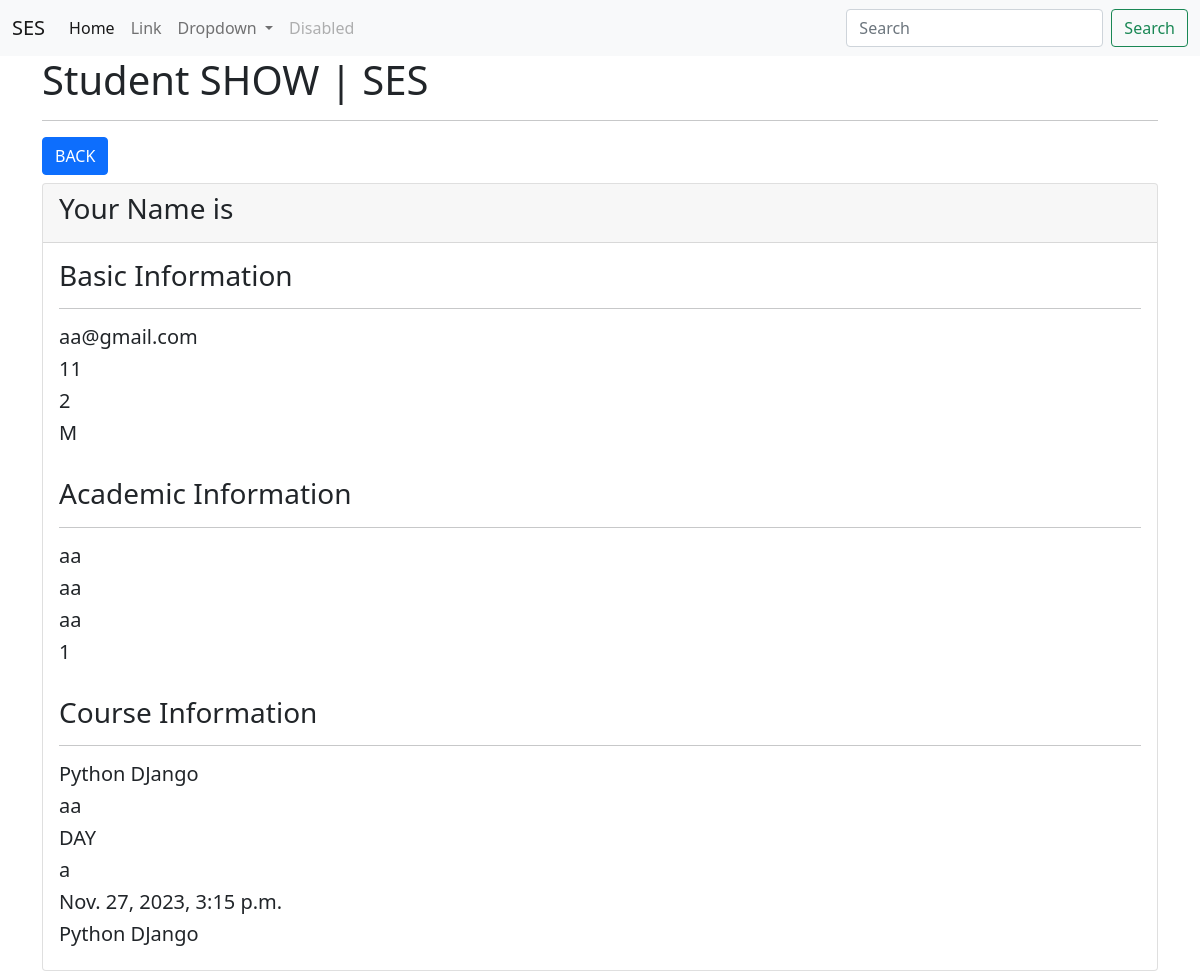
The page /ses/students/show/3/ (signed in) on the database its author committed.
### studentMgmtApp/models.py (models this page shows, shortened)
class Student(models.Model):
    first_name = models.CharField(max_length=100)
    middle_name = models.CharField(max_length=100, null=True, blank=True)
    last_name = models.CharField(max_length=100)
    email = models.EmailField()
    contact = models.CharField(max_length=100)
    gender = models.CharField(max_length=100)
    blood_group = models.CharField(max_length=100)
    academic_level = models.CharField(max_length=200)
    academic_status = models.CharField(max_length=100)
    academic_org = models.CharField(max_length=200)
    academic_score = models.CharField(max_length=200, null=True, blank=True)
    course = models.ForeignKey(Course, on_delete=models.CASCADE)
    intake = models.CharField(max_length=200, null=True, blank=True)
    shift = models.CharField(max_length=100, null=True, blank=True)
    remarks = models.CharField(max_length=200)
    visited_at = models.DateTimeField(default=datetime.now())
    class Meta:
        db_table = "app_students"

class Course(models.Model):
    title = models.CharField(max_length=200)
    code = models.CharField(max_length=20)
    def __str__(self):
        return self.title
    class Meta:
        db_table = "app_courses"

### studentMgmtApp/views.py (the view)
# urls.py: path("students/show/<int:id>/", views.student_show, name="students.show"),
def student_show(request, id):
    if not request.session.has_key("session_email"):
        return redirect("users.login")
    data = Student.objects.get(id=id)
    context = {"data": data}
    return render(request, "students/show.html", context)

### studentMgmtApp/templates/students/show.html (shortened to what this page needs)
{% extends "layouts/base.html" %}
{% load static %}
{% block body_content %}
<div class="container">
    <h1>Student SHOW | SES</h1>
    <hr>
    <a href="{% url 'students.index' %}" class="btn btn-primary mb-2">BACK</a>
    <div class="card">
        <div class="card-header">
            <h3>{{ data.first_name }} {{ data.middle_name }} {{ data.last_name }}</h3>
        </div>
        <div class="card-body">
            <h3>Basic Information</h3>
            <hr>
            <h5>{{ data.email }}</h5>
            <h5>{{ data.contact }}</h5>
            <h5>{{ data.blood_group }}</h5>
            <h5>{{ data.gender }}</h5>
            <br>
            <h3>Academic Information</h3>
            <hr>
            <h5>{{ data.academic_level }}</h5>
            <h5>{{ data.academic_status }}</h5>
            <h5>{{ data.academic_org }}</h5>
            <h5>{{ data.academic_score }}</h5>
            <br>
            <h3>Course Information</h3>
            <hr>
            <h5>{{ data.course }}</h5>
            <h5>{{ data.intake }}</h5>
            <h5>{{ data.shift }}</h5>
            <h5>{{ data.remarks }}</h5>
            <h5>{{ data.visited_at }}</h5>
            <h5>{{ data.course }}</h5>
        </div>
    </div>
</div>
{% endblock %}

### rows shown on the page
Student: first_name "Your", middle_name "Name", last_name "is", email "aa@gmail.com", contact "11", blood_group "2", gender "M", academic_level "aa", academic_status "aa", academic_org "aa", academic_score "1", course "Python DJango", intake "aa", shift "DAY", remarks "a", visited_at "Nov. 27, 2023, 3:15 p.m."
